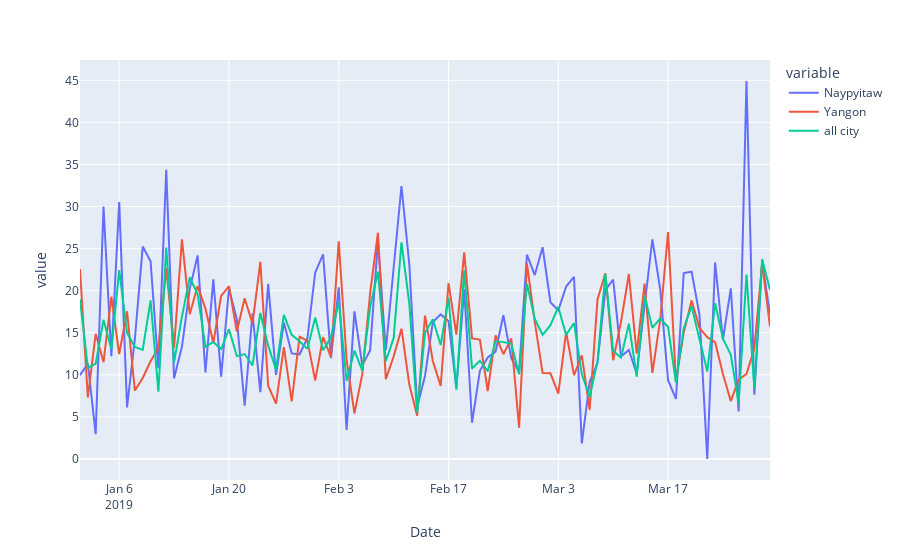

The code cell stored with this chart in its notebook:
### Code cell
fig =   px.line(data_1,y=data_1.columns[1:4]) #select City
fig.show()
